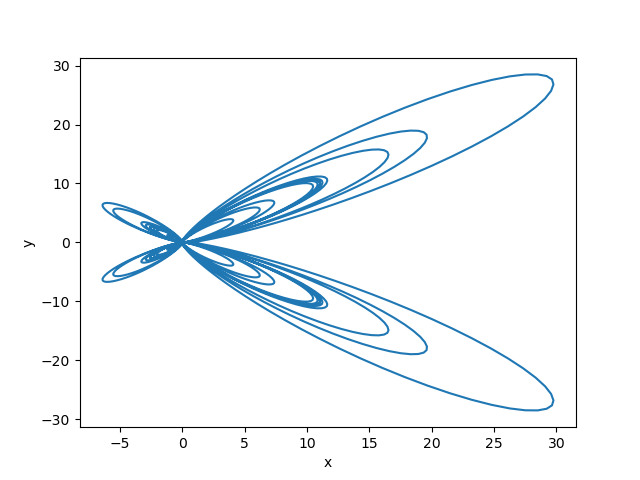

Source code (Python):
from math import sin, cos, pi
from pylab import plot, show, xlabel, legend, ylabel
from numpy import exp

theta = []
x = []
y = []
# lindspace[inicio,fim,quantos_pontos_quero] ai posso usar radianos direto.
# Não preciso usar laço for nem append. Uso lindspace que já vai me dar um array e ai qlq operação feita sobre essa variável array vai operar em cada termo da array e modifica-los.
for d in range(0,4321):
    aux = d*pi/180
    theta.append(aux)
    r = exp(cos(aux)-2*cos(4*aux)+(sin(aux/12))**5)
    x.append(r*cos(aux))
    y.append(r*sin(aux))

#Se quiser plotar relação das coordenadas:
#plot(theta,x)
#plot(theta,y)
#xlabel("theta")
#legend(["x","y"])

#Se quiser plotar espiral de Galileu:
plot(x,y)
xlabel("x")
ylabel("y")
show()
